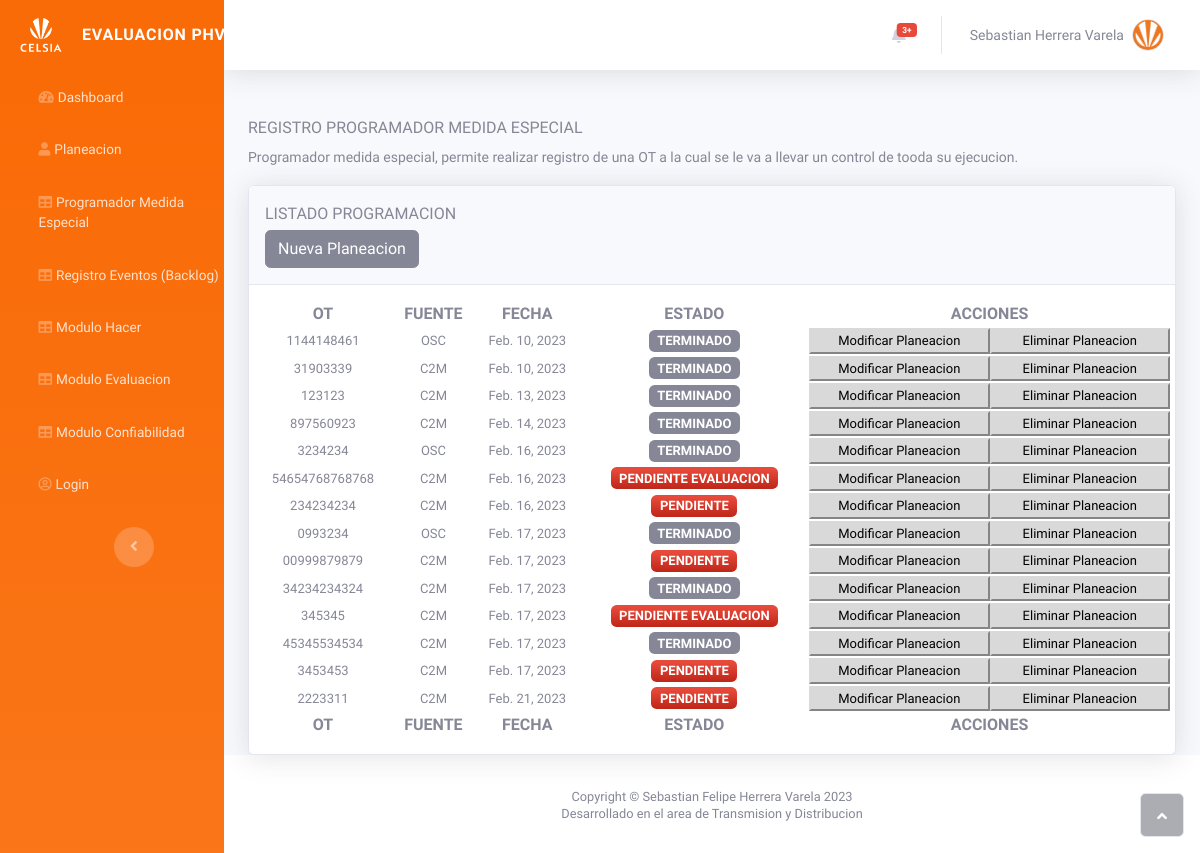
Before: /listPlaneacion with the older database file.
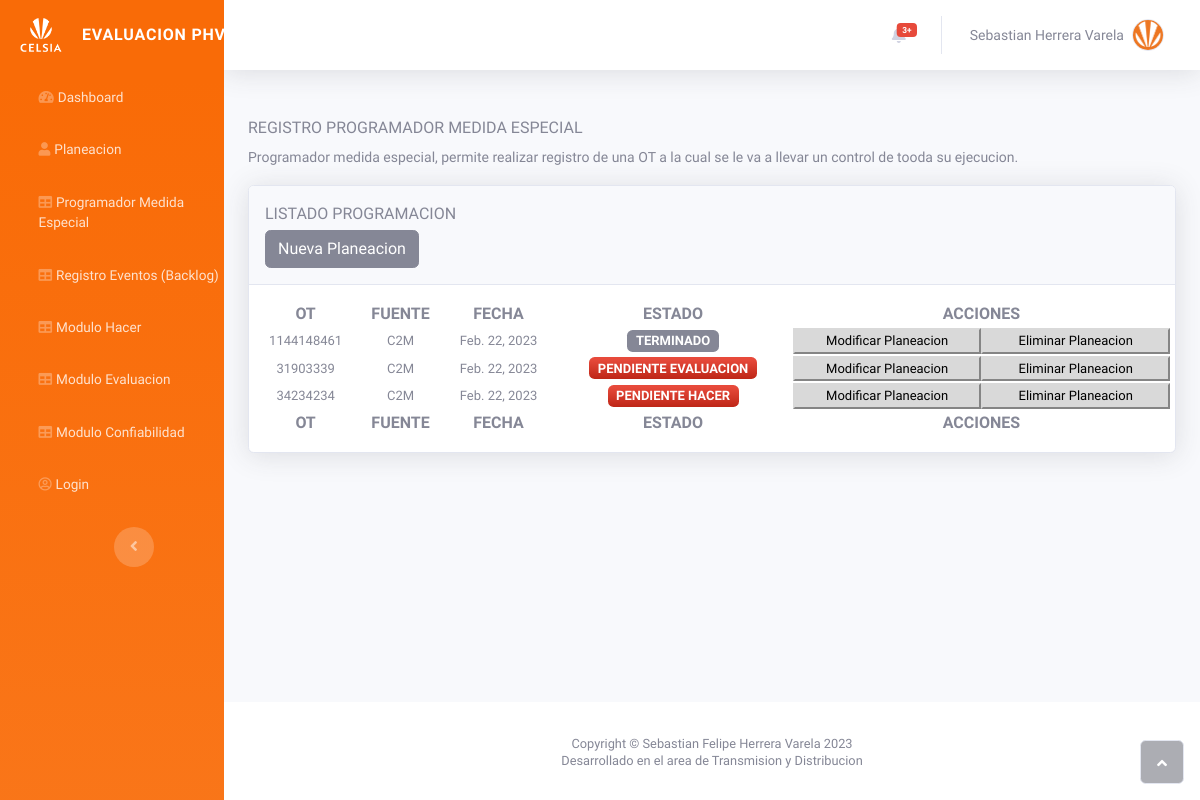
After: the same page with the newer database file.
### planeacion/models.py (models this page shows, shortened)
class Planeacion(models.Model):
    orden_trabajo = models.CharField(max_length=20, primary_key=True)
    fuente = models.CharField(max_length=20)
    contrata = models.CharField(max_length=20)
    fecha_programacion = models.DateField()
    estado = models.CharField(max_length=20)

### planeacion/views.py (the view)
# urls.py: path("listPlaneacion", views.listPlaneacion, name="listPlaneacion"),
def listPlaneacion(request):
    listado_planeacion = Planeacion.objects.all()
    return render(request, "planeacion/list_planeacion.html", {"data": listado_planeacion})

### planeacion/templates/planeacion/list_planeacion.html (shortened to what this page needs)
{% extends 'base.html' %}
{% block content %}
<div class="container-fluid mt-5">
    <h6 class="text-dark text-gray-600 text-uppercase">Registro Programador Medida Especial</h6>
    <small class="form-text1">
      Programador medida especial, permite realizar registro de una OT a la cual se le va a llevar un control de tooda su ejecucion.
    </small>
    <div class="card shadow mt-3">
      <div class="card-header py-3">
        <p class="text-primary m-0 text-gray-600 text-uppercase">Listado Programacion</p>
        <div class="input-group mt-1">
          <a class="btn btn-secondary" href="{% url "planeacion:reg_planeacion" %}">Nueva Planeacion</a>
        </div>
      </div>
      <div class="card-body">
        <div class="row">
          <table id="sebastian" class="display responsive nowrap" style="width: 100%">
            <thead>
              <tr>
                <th class="text-uppercase text-center">OT</th>
                <th class="text-uppercase text-center">Fuente</th>
                <th class="text-uppercase text-center">Fecha</th>
                <th class="text-uppercase text-center">Estado</th>
                <th class="text-uppercase text-center">Acciones</th>
              </tr>
            </thead>
            <tbody>
              {% for info in data %}
                <tr>
                  <td class="text-capitalcase text-center">{{ info.orden_trabajo }}</td>
                  <td class="text-capitalcase text-center">{{ info.fuente }}</td>
                  <td class="text-capitalcase text-center">{{ info.fecha_programacion }}</td>
                  {% if info.estado == "TERMINADO" %}
                  <td class="text-capitalcase text-center">
                    <span class="text-capitalcase badge bg-secondary text-center">{{ info.estado }}</span>
                  </td>
                  {% else %}
                  <td class="text-capitalcase text-center">
                    <span class="text-capitalcase badge bg-gradient-danger text-center">{{ info.estado }}</span>
                  </td>
                  {% endif %}
                  <td>
                    <div class="contenedorBotones">
                      <button class="btn-primary botonesFormularios text-center" type="button">Modificar Planeacion</button>
                      <button class="btn-primary botonesFormularios text-center" type="button">Eliminar Planeacion</button>
                    </div>
                  </td>
                </tr>
              {% endfor %}
            </tbody>
            <tfoot>
              <tr>
                <th class="text-uppercase text-center">OT</th>
                <th class="text-uppercase text-center">Fuente</th>
                <th class="text-uppercase text-center">Fecha</th>
                <th class="text-uppercase text-center">Estado</th>
                <th class="text-uppercase text-center">Acciones</th>
              </tr>
            </tfoot>
          </table>
        </div>
      </div>
    </div>
  </div>
{% endblock content %}

### planeacion/templates/base.html (shortened to what this page needs)
{% load static %}
<!DOCTYPE html>
<html>
  <head>
    <link rel="stylesheet" href="{% static 'assets/css/sebashvare.css' %}" />
    <link rel="stylesheet" href="{% static 'assets/bootstrap/css/bootstrap.min.css' %}" />
    <link rel="stylesheet" href="{% static 'assets/fonts/fontawesome-all.min.css' %}" />
    <link rel="stylesheet" href="{% static 'assets/css/Styles.css' %}" />
    <link rel="stylesheet" type="text/css" href="https://cdn.datatables.net/1.13.1/css/jquery.dataTables.css">
    <link rel="stylesheet" type="text/css" href="https://cdn.datatables.net/1.13.1/css/jquery.dataTables.min.css">
    <link rel="stylesheet" type="text/css" href="https://cdn.datatables.net/select/1.6.0/css/select.dataTables.min.css">
  </head>
  <body id="page-top">
    <div id="wrapper">
      <nav class="navbar navbar-dark align-items-start sidebar sidebar-dark accordion bg-gradient-primary p-0">
        <div class="container-fluid d-flex flex-column p-0">
          <a class="navbar-brand d-flex justify-content-center align-items-center sidebar-brand m-0" href="#">
            <div class="sidebar-brand-icon">
              <img id="celsia" src="{% static 'assets/img/Logo Celsia Blanco.png' %}" alt="" srcset="">
            </div>
            <div class="sidebar-brand-text mx-3">
              <span>evaluacion</span><span>&nbsp;phva</span>
            </div>
          </a>
          <ul class="navbar-nav text-light" id="accordionSidebar">
            <li class="nav-item">
              <a class="nav-link" href="#"
                ><i class="fas fa-tachometer-alt"></i><span>Dashboard</span></a
              >
            </li>
            <li class="nav-item">
              <a class="nav-link" href="#"
                ><i class="fas fa-user"></i><span>Planeacion</span></a
              >
            </li>
            <li class="nav-item">
              <a class="nav-link" href="{% url "planeacion:listPlaneacion" %}"
                ><i class="fas fa-table"></i><span>Programador Medida Especial</span></a
              >
            </li>
            <li class="nav-item">
              <a class="nav-link" href="{% url "planeacion:list_backlog" %}"
                ><i class="fas fa-table"></i><span>Registro Eventos (Backlog)</span></a
              >
            </li>
            <li class="nav-item">
              <a class="nav-link" href="{% url 'planeacion:listhacer' %}"
                ><i class="fas fa-table"></i><span>Modulo Hacer</span></a
              >
            </li>
            <li class="nav-item">
              <a class="nav-link" href="{% url 'planeacion:evaluacion' %}"><i class="fas fa-table"></i><span>Modulo Evaluacion</span></a>
            </li>
            <li class="nav-item">
              <a class="nav-link" href="{% url 'planeacion:listconfiabilidad' %}">
                <i class="fas fa-table"></i><span>Modulo Confiabilidad</span></a>
            </li>
            <li class="nav-item">
              <a class="nav-link" href="#"
                ><i class="far fa-user-circle"></i><span>Login</span></a
              >
            </li>
          </ul>
          <div class="text-center d-none d-md-inline">
            <button
              class="btn rounded-circle border-0"
              id="sidebarToggle"
              type="button"
            ></button>
          </div>
        </div>
      </nav>
      <div class="d-flex flex-column" id="content-wrapper">
        <div id="content">
          <nav class="navbar navbar-light navbar-expand bg-white shadow mb-4 topbar static-top">
            <div class="container-fluid">
              <ul class="navbar-nav flex-nowrap ms-auto">
                <li class="nav-item dropdown no-arrow mx-1">
                  <div class="nav-item dropdown no-arrow">
                    <a
                      class="dropdown-toggle nav-link"
                      aria-expanded="false"
                      data-bs-toggle="dropdown"
                      href="#"
                      ><span class="badge bg-danger badge-counter">3+</span
                      ></a>
                  </div>
                </li>
                <li class="nav-item dropdown no-arrow">
                  <div class="nav-item dropdown no-arrow">
                    <a
                      class="dropdown-toggle nav-link"
                      aria-expanded="false"
                      data-bs-toggle="dropdown"
                      href="#"
                      ><span class="d-none d-lg-inline me-2 text-gray-600 small"
                        >Sebastian Herrera Varela</span
                      ><img
                        class="border rounded-circle img-profile"
                        src="{% static 'assets/img/Logo_naranja.png' %}"
                    /></a>
                  </div>
                </li>
              </ul>
            </div>
          </nav>
         {% block content %}
         {% endblock content %}
        </div>
        <footer class="bg-white sticky-footer">
          <div class="container my-auto">
            <div class="text-center my-auto copyright mt-1">
              <span>Copyright © Sebastian Felipe Herrera Varela 2023</span>
            </div>
          </div>
          <div class="container my-auto">
            <div class="text-center my-auto copyright mt-1">
              <span>Desarrollado en el area de Transmision y Distribucion</span>
            </div>
          </div>
        </footer>
      </div>
      <a class="border rounded d-inline scroll-to-top" href="#page-top"
        ><i class="fas fa-angle-up"></i
      ></a>
    </div>
  </body>
</html>

### static/assets/css/sebashvare.css (style rules this page uses)
.contenedorBotones { display: flex; justify-content: center; }

### static/assets/css/Styles.css (style rules this page uses)
body { font-family: 'Roboto Condensed', sans-serif; }
.bg-gradient-primary { background-color: #f96b07; background-image: linear-gradient(180deg, #f96b07 10%, rgba(255, 255, 255, 0.07) 100%); background-size: cover; }
#celsia { width:50px }
.botonesFormularios { width: 100%; background-color: #D9D9D9; border-color: #D9D9D9; color: black; font-size: 13px; }
.text-capitalcase { font-size: 13px; }

Changed rows visible on the page:
removed Planeacion: orden_trabajo "123123", fuente "C2M", fecha_programacion "Feb. 13, 2023", estado "TERMINADO"
removed Planeacion: orden_trabajo "897560923", fuente "C2M", fecha_programacion "Feb. 14, 2023", estado "TERMINADO"
removed Planeacion: orden_trabajo "3234234", fuente "OSC", fecha_programacion "Feb. 16, 2023", estado "TERMINADO"
removed Planeacion: orden_trabajo "54654768768768", fuente "C2M", fecha_programacion "Feb. 16, 2023", estado "PENDIENTE EVALUACION"
removed Planeacion: orden_trabajo "234234234", fuente "C2M", fecha_programacion "Feb. 16, 2023", estado "PENDIENTE"
removed Planeacion: orden_trabajo "0993234", fuente "OSC", fecha_programacion "Feb. 17, 2023", estado "TERMINADO"
removed Planeacion: orden_trabajo "00999879879", fuente "C2M", fecha_programacion "Feb. 17, 2023", estado "PENDIENTE"
removed Planeacion: orden_trabajo "34234234324", fuente "C2M", fecha_programacion "Feb. 17, 2023", estado "TERMINADO"
removed Planeacion: orden_trabajo "345345", fuente "C2M", fecha_programacion "Feb. 17, 2023", estado "PENDIENTE EVALUACION"
removed Planeacion: orden_trabajo "45345534534", fuente "C2M", fecha_programacion "Feb. 17, 2023", estado "TERMINADO"
removed Planeacion: orden_trabajo "3453453", fuente "C2M", fecha_programacion "Feb. 17, 2023", estado "PENDIENTE"
removed Planeacion: orden_trabajo "2223311", fuente "C2M", fecha_programacion "Feb. 21, 2023", estado "PENDIENTE"
changed Planeacion "TERMINADO": fuente "OSC" → "C2M"; fecha_programacion "Feb. 10, 2023" → "Feb. 22, 2023"
changed Planeacion id 31903339: fecha_programacion "Feb. 10, 2023" → "Feb. 22, 2023"; estado "TERMINADO" → "PENDIENTE EVALUACION"
added Planeacion: orden_trabajo "34234234", fuente "C2M", fecha_programacion "Feb. 22, 2023", estado "PENDIENTE HACER"
